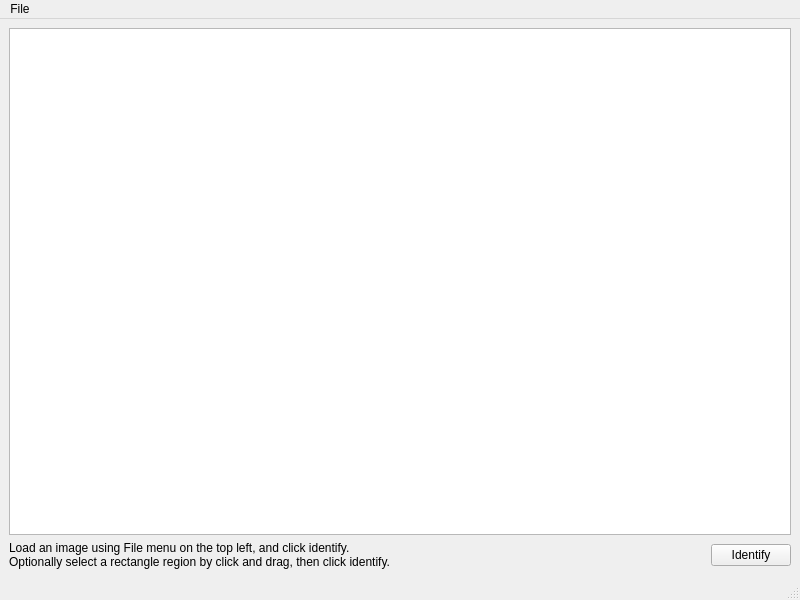
<?xml version="1.0" encoding="UTF-8"?>
<ui version="4.0">
 <class>MainWindow</class>
 <widget class="QMainWindow" name="MainWindow">
  <property name="geometry">
   <rect>
    <x>0</x>
    <y>0</y>
    <width>800</width>
    <height>600</height>
   </rect>
  </property>
  <property name="windowTitle">
   <string>MainWindow</string>
  </property>
  <property name="layoutDirection">
   <enum>Qt::LayoutDirection::LeftToRight</enum>
  </property>
  <widget class="QWidget" name="centralwidget">
   <layout class="QVBoxLayout" name="verticalLayout_4">
    <item>
     <layout class="QGridLayout" name="gridLayout">
      <item row="0" column="0" rowspan="2" colspan="2">
       <widget class="QGraphicsView" name="graphicsView"/>
      </item>
      <item row="2" column="0">
       <widget class="QLabel" name="label">
        <property name="text">
         <string>Load an image using File menu on the top left, and click identify.
Optionally select a rectangle region by click and drag, then click identify.</string>
        </property>
        <property name="textFormat">
         <enum>Qt::TextFormat::PlainText</enum>
        </property>
        <property name="wordWrap">
         <bool>true</bool>
        </property>
       </widget>
      </item>
      <item row="2" column="1">
       <widget class="QPushButton" name="pushButton">
        <property name="sizePolicy">
         <sizepolicy hsizetype="Fixed" vsizetype="Fixed">
          <horstretch>0</horstretch>
          <verstretch>0</verstretch>
         </sizepolicy>
        </property>
        <property name="text">
         <string>Identify</string>
        </property>
       </widget>
      </item>
     </layout>
    </item>
   </layout>
  </widget>
  <widget class="QMenuBar" name="menubar">
   <property name="geometry">
    <rect>
     <x>0</x>
     <y>0</y>
     <width>800</width>
     <height>30</height>
    </rect>
   </property>
   <widget class="QMenu" name="menuFile">
    <property name="title">
     <string>File</string>
    </property>
    <addaction name="actionOpen_File"/>
    <addaction name="actionClose"/>
   </widget>
   <addaction name="menuFile"/>
  </widget>
  <widget class="QStatusBar" name="statusbar"/>
  <action name="actionOpen_File">
   <property name="text">
    <string>Open File</string>
   </property>
  </action>
  <action name="actionClose">
   <property name="text">
    <string>Close</string>
   </property>
  </action>
 </widget>
 <resources/>
 <connections/>
</ui>
